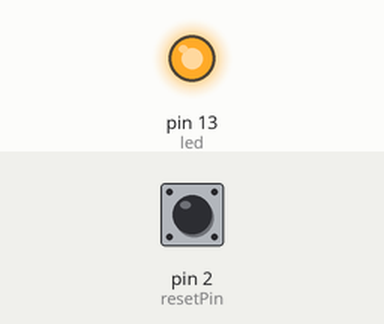
This sketch was run on a simulated Arduino Uno, built with avr-gcc and run on an emulated ATmega328P. Parts: output pins drawn as LEDs (lit = HIGH). Dashed ring = blinking. Inputs (shaded band) come from the test bench; at power-on: pin 2 (resetPin) HIGH.

Above: at 0.1 s.
At 1.2 s:
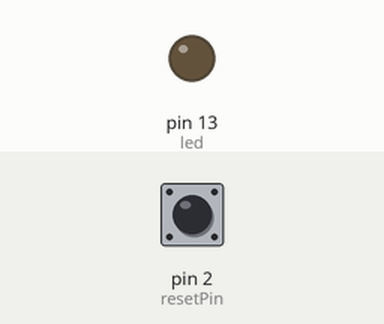
1.3 s: pin 2 (resetPin) pulled LOW for 3.2 s
At 5.9 s:
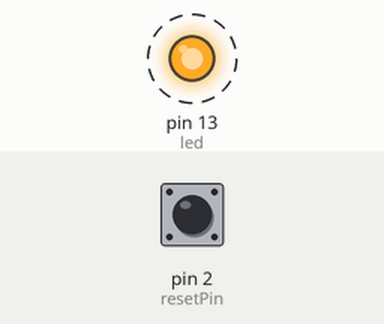
Timing chart, 0 to 14.6 s (numbered marks = the images above; inputs shaded):
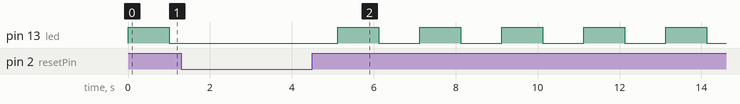

Measured:
- by itself, pin 13 (led): alternates HIGH for 1.0 s and LOW for 1.0 s

The sketch:

listing4-1.ino
```cpp
const int led = 13; //program for flashing an LED 5 times with reset
const int resetPin = 2;
volatile int reset;
volatile int loopCounter;
int counter1;
int counter2;
int insideLoop;

void setup() {
  pinMode (led, OUTPUT);
  pinMode (resetPin, INPUT_PULLUP);
  attachInterrupt (0, ISR_RESET, LOW);
}
void loop() {
  while (loopCounter < 5) { //loop counter keeps track of total flashes
    insideLoop = 1; //insideloop tells ISR that flashing was in progress

    for (counter1 = 0; counter1 < 100; counter1++) {
      if (reset == 1) { //ISR makes reset 1
        break; //breaks out of the LED on for loop
      }
      digitalWrite (led, HIGH); //lights LED 1 second (10 ms x 100)
      delay (10);
    }
    for (counter2 = 0; counter2 < 100; counter2++) {

      digitalWrite (led, LOW); // this section shuts off LED 1 second
      delay (10);
    }
    loopCounter++; //add 1 to loopcounter
    insideLoop = 0; //tells IRQ flashing not in progress
    reset = 0; //allows LED on loop to run next time
  }
} //end of main loop

void ISR_RESET() {
  if (insideLoop == 1) {
    loopCounter = - 1; //because on first exit after ISR one is added
    reset = 1;
  }
  else {
    loopCounter = 0; //starts the five flashes
  }
}
```
